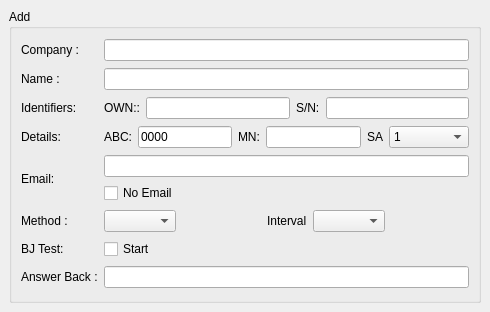
<ui version="4.0" >
 <class>Add</class>
 <widget class="QMainWindow" name="Add" >
  <property name="geometry" >
   <rect>
    <x>0</x>
    <y>0</y>
    <width>490</width>
    <height>312</height>
   </rect>
  </property>
  <property name="windowTitle" >
   <string>Add</string>
  </property>
  <widget class="QWidget" name="centralwidget" >
   <layout class="QHBoxLayout" name="horizontalLayout_3" >
    <item>
     <widget class="QGroupBox" name="groupBox" >
      <property name="maximumSize" >
       <size>
        <width>16777215</width>
        <height>16777215</height>
       </size>
      </property>
      <property name="title" >
       <string>Add</string>
      </property>
      <layout class="QGridLayout" name="gridLayout" >
       <item row="0" column="0" >
        <widget class="QLabel" name="lblCompany" >
         <property name="text" >
          <string>Company :</string>
         </property>
        </widget>
       </item>
       <item row="0" column="1" >
        <widget class="QLineEdit" name="edtCompany" >
         <property name="readOnly" >
          <bool>true</bool>
         </property>
        </widget>
       </item>
       <item row="1" column="0" >
        <widget class="QLabel" name="lblName" >
         <property name="text" >
          <string>Name :</string>
         </property>
        </widget>
       </item>
       <item row="1" column="1" >
        <widget class="QLineEdit" name="edtName" />
       </item>
       <item row="2" column="0" >
        <widget class="QLabel" name="lblIdentifers" >
         <property name="text" >
          <string>Identifiers:</string>
         </property>
        </widget>
       </item>
       <item row="2" column="1" >
        <layout class="QHBoxLayout" name="horizontalLayout" >
         <item>
          <widget class="QLabel" name="lblIMN" >
           <property name="text" >
            <string>OWN::</string>
           </property>
          </widget>
         </item>
         <item>
          <widget class="QLineEdit" name="edtIMN" />
         </item>
         <item>
          <widget class="QLabel" name="lblTerminalSN" >
           <property name="text" >
            <string>S/N:</string>
           </property>
          </widget>
         </item>
         <item>
          <widget class="QLineEdit" name="edtTerminalSN" />
         </item>
        </layout>
       </item>
       <item row="3" column="0" >
        <widget class="QLabel" name="lblLRITDetails" >
         <property name="text" >
          <string>Details:</string>
         </property>
        </widget>
       </item>
       <item row="3" column="1" >
        <layout class="QHBoxLayout" name="horizontalLayout_2" >
         <item>
          <widget class="QLabel" name="lblDNID" >
           <property name="text" >
            <string>ABC:</string>
           </property>
          </widget>
         </item>
         <item>
          <widget class="QLineEdit" name="edtDNID" >
           <property name="minimumSize" >
            <size>
             <width>50</width>
             <height>0</height>
            </size>
           </property>
           <property name="text" >
            <string>0000</string>
           </property>
          </widget>
         </item>
         <item>
          <widget class="QLabel" name="lblMN" >
           <property name="text" >
            <string>MN:</string>
           </property>
          </widget>
         </item>
         <item>
          <widget class="QLineEdit" name="edtMN" >
           <property name="minimumSize" >
            <size>
             <width>30</width>
             <height>0</height>
            </size>
           </property>
          </widget>
         </item>
         <item>
          <widget class="QLabel" name="lblSubAddress" >
           <property name="text" >
            <string>SA</string>
           </property>
          </widget>
         </item>
         <item>
          <widget class="QComboBox" name="comboSubAddress" >
           <property name="minimumSize" >
            <size>
             <width>80</width>
             <height>0</height>
            </size>
           </property>
           <item>
            <property name="text" >
             <string>1</string>
            </property>
           </item>
           <item>
            <property name="text" >
             <string>2</string>
            </property>
           </item>
           <item>
            <property name="text" >
             <string>3</string>
            </property>
           </item>
           <item>
            <property name="text" >
             <string>4</string>
            </property>
           </item>
           <item>
            <property name="text" >
             <string>5</string>
            </property>
           </item>
           <item>
            <property name="text" >
             <string>6</string>
            </property>
           </item>
           <item>
            <property name="text" >
             <string>7</string>
            </property>
           </item>
          </widget>
         </item>
        </layout>
       </item>
       <item row="4" column="0" >
        <widget class="QLabel" name="lblEmail" >
         <property name="text" >
          <string>Email:</string>
         </property>
        </widget>
       </item>
       <item row="4" column="1" >
        <layout class="QVBoxLayout" name="VLEmail" >
         <item>
          <widget class="QLineEdit" name="edtEmail" />
         </item>
         <item>
          <widget class="QCheckBox" name="chkEmail" >
           <property name="text" >
            <string>No Email</string>
           </property>
          </widget>
         </item>
        </layout>
       </item>
       <item row="5" column="0" >
        <widget class="QLabel" name="lblTrackingMethod" >
         <property name="text" >
          <string>Method :</string>
         </property>
        </widget>
       </item>
       <item row="5" column="1" >
        <layout class="QHBoxLayout" name="HLTrackingMethod" >
         <item>
          <widget class="QComboBox" name="comboTrackingMethod" />
         </item>
         <item>
          <spacer name="horizontalSpacer" >
           <property name="orientation" >
            <enum>Qt::Horizontal</enum>
           </property>
           <property name="sizeHint" stdset="0" >
            <size>
             <width>40</width>
             <height>20</height>
            </size>
           </property>
          </spacer>
         </item>
         <item>
          <widget class="QLabel" name="lblInterval" >
           <property name="text" >
            <string>Interval</string>
           </property>
          </widget>
         </item>
         <item>
          <widget class="QComboBox" name="comboInterval" />
         </item>
         <item>
          <spacer name="horizontalSpacer_2" >
           <property name="orientation" >
            <enum>Qt::Horizontal</enum>
           </property>
           <property name="sizeHint" stdset="0" >
            <size>
             <width>40</width>
             <height>20</height>
            </size>
           </property>
          </spacer>
         </item>
        </layout>
       </item>
       <item row="6" column="0" >
        <widget class="QLabel" name="lblLRITTest" >
         <property name="text" >
          <string>BJ Test:</string>
         </property>
        </widget>
       </item>
       <item row="6" column="1" >
        <layout class="QHBoxLayout" name="HLTest" >
         <item>
          <widget class="QCheckBox" name="chkLRITTest" >
           <property name="text" >
            <string>Start</string>
           </property>
          </widget>
         </item>
        </layout>
       </item>
       <item row="7" column="0" >
        <widget class="QLabel" name="lblAnswerBack" >
         <property name="text" >
          <string>Answer Back :</string>
         </property>
        </widget>
       </item>
       <item row="7" column="1" >
        <widget class="QLineEdit" name="edtAnswerBack" />
       </item>
      </layout>
     </widget>
    </item>
   </layout>
  </widget>
 </widget>
 <tabstops>
  <tabstop>edtCompany</tabstop>
  <tabstop>edtName</tabstop>
  <tabstop>edtIMN</tabstop>
  <tabstop>edtTerminalSN</tabstop>
  <tabstop>edtDNID</tabstop>
  <tabstop>edtMN</tabstop>
  <tabstop>comboSubAddress</tabstop>
  <tabstop>edtEmail</tabstop>
  <tabstop>chkEmail</tabstop>
  <tabstop>comboTrackingMethod</tabstop>
  <tabstop>comboInterval</tabstop>
  <tabstop>chkLRITTest</tabstop>
  <tabstop>edtAnswerBack</tabstop>
 </tabstops>
 <resources/>
 <connections/>
</ui>
